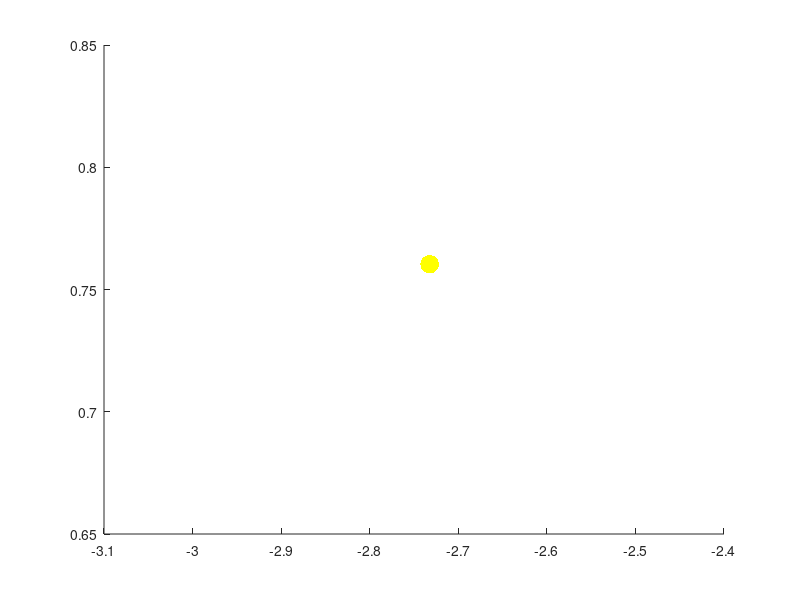

This figure's MATLAB source: (Note: this script raises an error after producing the figure.)
% polyhedron volume distribution
%%
close all;
clc;
load log
%%
g = x_ac'./norm(x_ac);

L = 0.01;

ply_volume = zeros(1,10);
hold on;

plot(x_ac(1),x_ac(2),'.y','markersize',40);
plot(current_Polyhedron,'color','red','alpha',0.2)

for i = 1:10
    a = x_ac-L.*g';
    b = x_ac+L.*g';
    hyp1 = norm(a);
    hyp2 = norm(b);
    n1 = a./hyp1;
    n2 = b./hyp2;
    
    ply_nrml_1 = [ply_nrml ; n1'];
    ply_ofst_1 = [ply_ofst ; hyp1];
    Polyhedron_v = Polyhedron(ply_nrml_1,ply_ofst_1);
    ply_volume(i) = volume(Polyhedron_v);
    plot(a(1),a(2),'.g','markersize',20);
    plot(b(1),b(2),'.b','markersize',20);
    plot(Polyhedron_v,'color','blue','alpha',0.2)

    pause(0.5)
    
    L = L+0.01;
end
hold off;
%%
% figure(2)
% plot(ply_volume)
